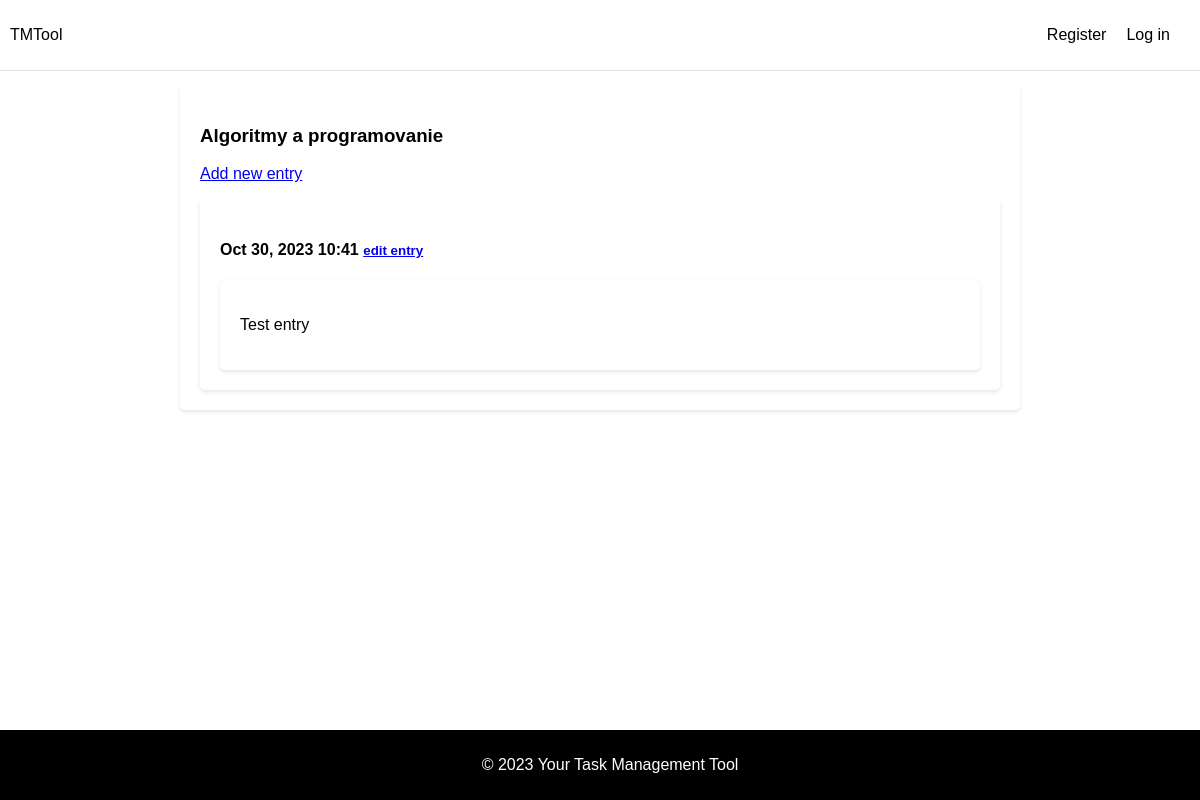
The app's page /topics/1/, older data.
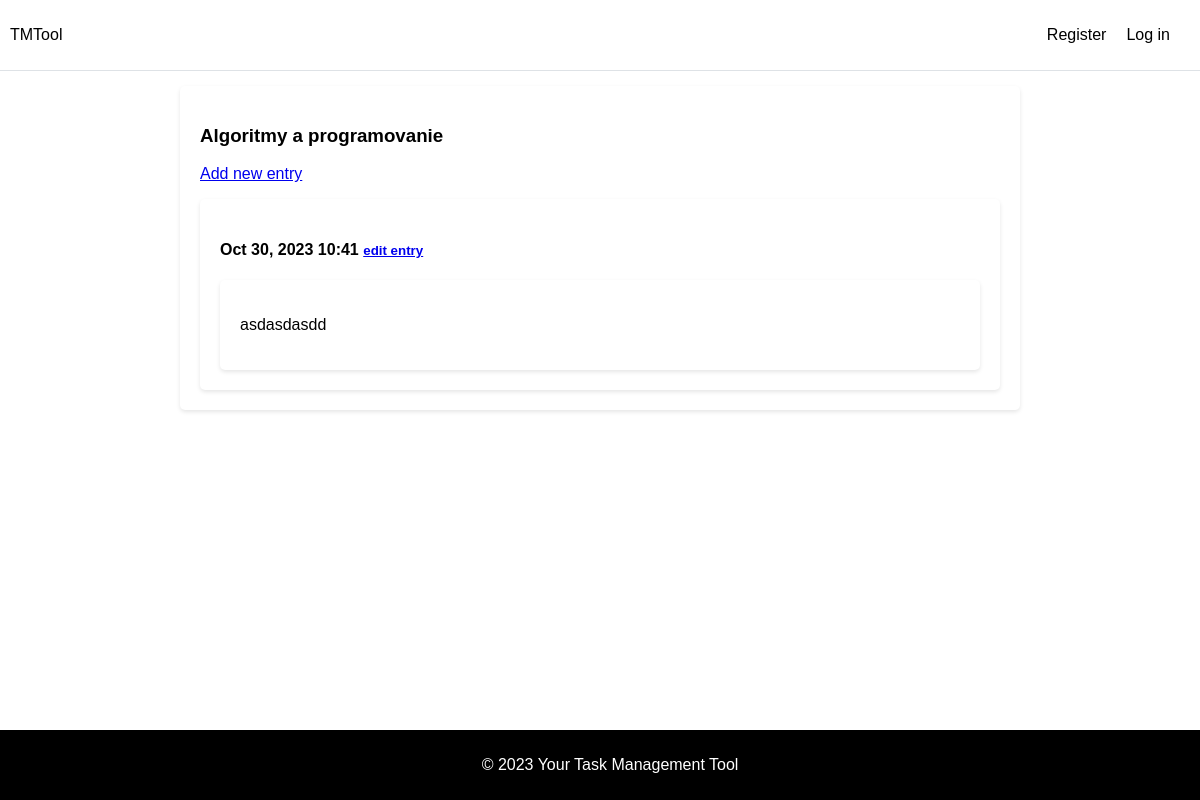
The same page, newer data.
### TMTool/models.py (models this page shows, shortened)
class Entry(models.Model):
    topic = models.ForeignKey(Topic, on_delete=models.CASCADE)
    text = models.TextField()
    date_added = models.DateTimeField(auto_now_add=True)
    class Meta:
        verbose_name_plural = 'entries'

### TMTool/views.py (the view)
# urls.py: path('topics/<int:topic_id>/', views.topic, name='topic'),
def topic(request, topic_id):
    topic = Topic.objects.get(id=topic_id)
    entries = topic.entry_set.order_by('-date_added')
    context = {'topic': topic, 'entries': entries}
    return render(request, 'TMTool/topic.html', context)

### TMTool/models.py (called while the page is built)
    def __str__(self):
        return self.text

### TMTool/templates/TMTool/topic.html
{% extends "TMTool/base.html" %}
{% block content %}
  <h3>{{ topic }}</h3>
  <p>
      <a href="{% url 'TMTool:new_entry' topic.id %}">Add new entry</a>
  </p>
      {% for entry in entries %}
        <div class="card mb-3">
            <h4 class="card-header">
                {{ entry.date_added|date:'M d, Y H:i' }}
                <small><a href="{% url 'TMTool:edit_entry' entry.id %}">edit entry</a></small>
            </h4>
            <div class="card-body">
              {{ entry.text|linebreaks }}
            </div>
        </div>
      {% empty %}
        <p>No entries have beem added yet.</p>
      {% endfor %}
{% endblock content %}

Row changes from the older to the newer data that the page shows:
changed Entry: text "Test entry" → "asdasdasdd"
